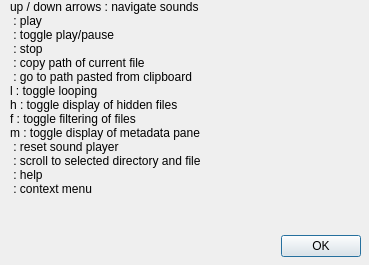
<?xml version="1.0" encoding="UTF-8"?>
<ui version="4.0">
 <class>HelpDialog</class>
 <widget class="QDialog" name="HelpDialog">
  <property name="geometry">
   <rect>
    <x>0</x>
    <y>0</y>
    <width>369</width>
    <height>265</height>
   </rect>
  </property>
  <property name="windowTitle">
   <string>Help</string>
  </property>
  <widget class="QDialogButtonBox" name="buttonBox">
   <property name="geometry">
    <rect>
     <x>270</x>
     <y>230</y>
     <width>91</width>
     <height>32</height>
    </rect>
   </property>
   <property name="orientation">
    <enum>Qt::Horizontal</enum>
   </property>
   <property name="standardButtons">
    <set>QDialogButtonBox::Ok</set>
   </property>
  </widget>
  <widget class="QLabel" name="label">
   <property name="geometry">
    <rect>
     <x>10</x>
     <y>0</y>
     <width>341</width>
     <height>251</height>
    </rect>
   </property>
   <property name="text">
    <string>up / down arrows : navigate sounds
&lt;enter&gt; : play
&lt;spacebar&gt; : toggle play/pause
&lt;esc&gt; : stop
&lt;ctrl-c&gt; : copy path of current file
&lt;ctrl-v&gt; : go to path pasted from clipboard
l : toggle looping
h : toggle display of hidden files
f : toggle filtering of files
m : toggle display of metadata pane
&lt;ctrl-r&gt; : reset sound player
&lt;f5&gt; : scroll to selected directory and file
&lt;f1&gt; : help
&lt;mouse right-click&gt; : context menu</string>
   </property>
   <property name="alignment">
    <set>Qt::AlignLeading|Qt::AlignLeft|Qt::AlignTop</set>
   </property>
  </widget>
 </widget>
 <resources/>
 <connections>
  <connection>
   <sender>buttonBox</sender>
   <signal>accepted()</signal>
   <receiver>HelpDialog</receiver>
   <slot>accept()</slot>
   <hints>
    <hint type="sourcelabel">
     <x>248</x>
     <y>254</y>
    </hint>
    <hint type="destinationlabel">
     <x>157</x>
     <y>274</y>
    </hint>
   </hints>
  </connection>
  <connection>
   <sender>buttonBox</sender>
   <signal>rejected()</signal>
   <receiver>HelpDialog</receiver>
   <slot>reject()</slot>
   <hints>
    <hint type="sourcelabel">
     <x>316</x>
     <y>260</y>
    </hint>
    <hint type="destinationlabel">
     <x>286</x>
     <y>274</y>
    </hint>
   </hints>
  </connection>
 </connections>
</ui>
